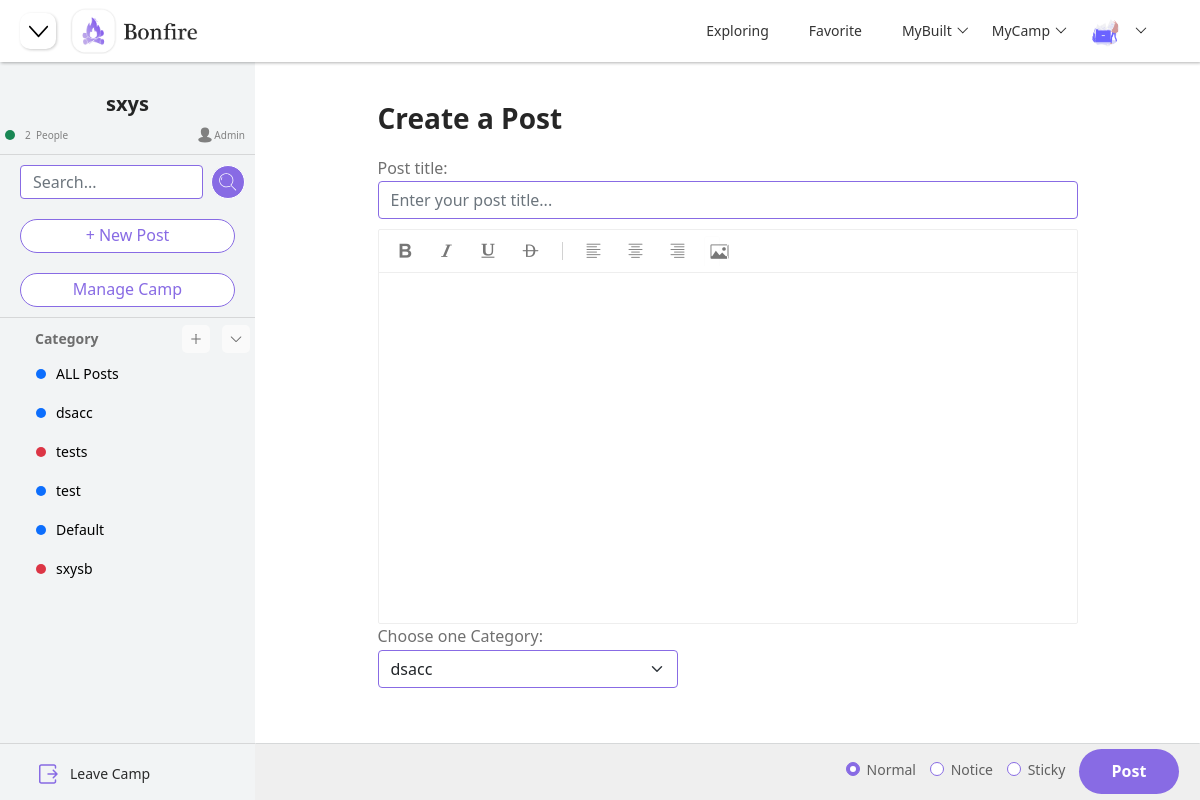
The page /camp/4/post (signed in) on the database as committed earlier.
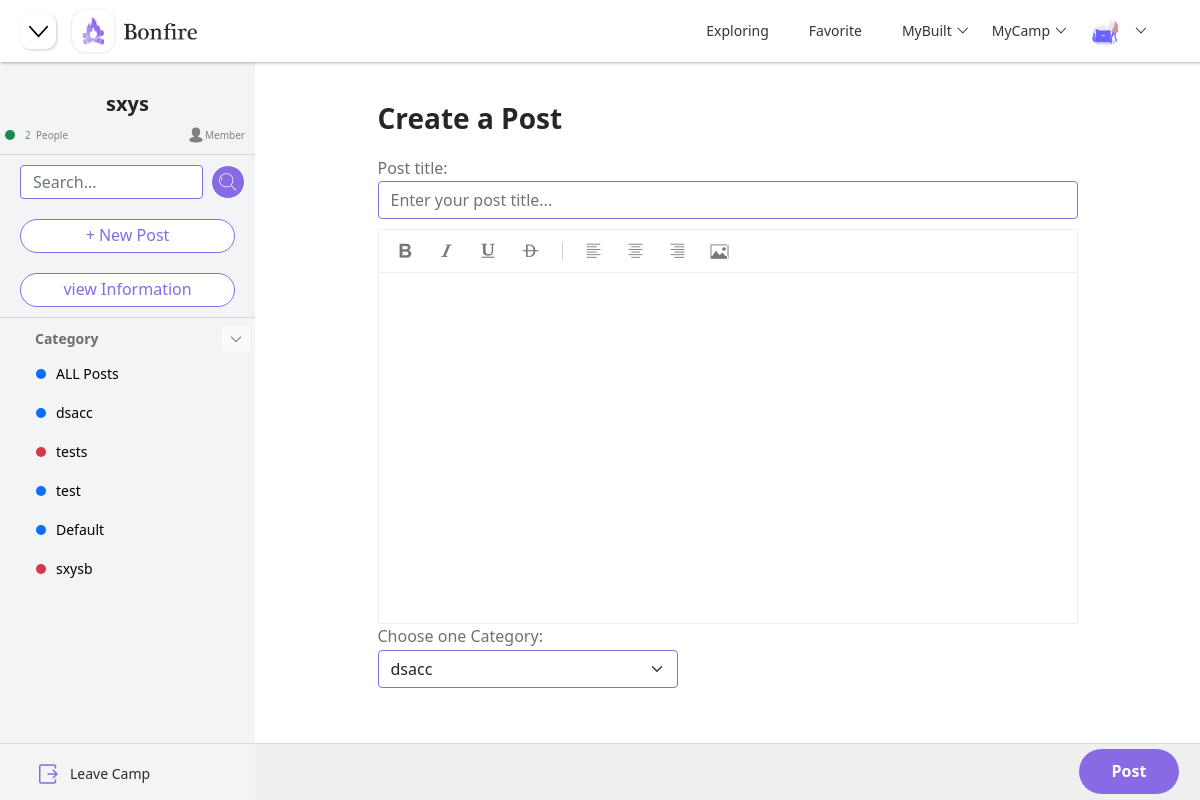
The same page on the database as committed later.
### models.py (models this page shows)
class CampUserModel(db.Model):
    __tablename__ = "camp_user"
    id = db.Column(db.Integer, primary_key=True, autoincrement=True)
    join_time = db.Column(db.DateTime, default=datetime.now)
    identity = db.Column(db.String(100), nullable=False, unique=False)
    user_id = db.Column(db.Integer, db.ForeignKey("user.id"))
    camp_id = db.Column(db.Integer, db.ForeignKey("camp.id"))
    user = db.relationship("UserModel", backref="camps")
    camp = db.relationship("CampModel", backref="users")

### blueprints/camp.py (the view)
class Posts(Resource):
    method_decorators = [login_required, check_category]
    def get(self, camp_id):
        session["camp_id"] = camp_id
        camp = CampModel.query.filter_by(id=camp_id).first()
        camp_user = CampUserModel.query.filter_by(camp_id=camp_id).all()
        users_num = len(camp_user)
        camp_dict = {"camp_id": camp.id, "camp_name": camp.name, "camp_description": camp.description,
                     "camp_background": camp.background, "users_num": users_num}
        user_id = session.get("user_id")
        if user_id:
            camp_user = CampUserModel.query.filter_by(user_id=user_id, camp_id=camp_id).first()
            if camp_user:
                identity = camp_user.identity
            else:
                identity = "visitor"
        else:
            identity = "visitor"
        categories = CategoryModel.query.filter_by(camp_id=camp_id).all()
        categories_list = []
        categories_dict = {}
        for category in categories:
            categories_dict["category_id"] = category.id
            categories_dict["category_name"] = category.name
            categories_dict["category_color"] = category.color
            categories_list.append(categories_dict)
            categories_dict = {}
        camp_builders = get_all_camp_builder()
        camp_joins = get_all_camp_join()
        return render_template("post.html", camp=camp_dict, categories=categories_list, identity=identity,
                               camp_builders=camp_builders, camp_joins=camp_joins, page_status="posts")

### app.py (called while the page is built)
@app.before_request
def before_request():
    user_id = session.get("user_id")
    if user_id:
        try:
            user = UserModel.query.get(user_id)
            g.user = user
        except:
            g.user = None

@app.context_processor
def context_processor():
    if hasattr(g, "user"):
        return {"user": g.user}
    else:
        return {}

### blueprints/camp.py (called while the page is built)
@api.representation('text/html')
def output_html(data, code, headers=None):
    if isinstance(data, str):
        resp = Response(data)
        return resp
    else:
        return Response(json.dumps(data), mimetype='application/json')

### controller.py (called while the page is built)
def get_all_camp_builder():
    user_id = session.get("user_id")
    if user_id:
        camp_user = CampUserModel.query.filter_by(user_id=user_id, identity="Builder").all()
        camps = []
        camp_dict = {}
        for camp in camp_user:
            camp_dict["camp_id"] = camp.camp_id
            camp = CampModel.query.filter_by(id=camp.camp_id).first()
            camp_dict["camp_name"] = camp.name
            camps.append(camp_dict)
            camp_dict = {}
        return camps
    else:
        return {}

### templates/post.html (shortened to what this page needs)
{% extends "components/index_navi.html" %}
{% block head %}
    <link rel="stylesheet" href="{{ url_for('static', filename='css/camp.css') }}">
    <link rel="stylesheet" href="{{ url_for('static', filename='css/post.css') }}">
{% endblock %}
{% block navi_shrink %}
    <button class="justify-content-start shrink-btn" onclick="side_post()">
    </button>
{% endblock %}
{% block body %}
    {% include "components/camp_side.html" %}
    {% include "components/post_container.html" %}
{% endblock %}

### templates/components/camp_side.html (shortened to what the changed rows need)
<div class="container-fluid" id="main-body">
    <div class="side-menu" id="side-menu">
        <div id="hide-menu">
            <div class="camp-info" id="camp-info">
                <h3 class="camp-name">
                </h3>
                <div class="people-info">
                    <div class="camp-identity">
                        <p class="info-people">{{ identity }}</p>
                    </div>
                </div>
            </div>
            <hr class="segmentation">
            <form class="d-flex" id="search-bar" method="get">
                <input class="form-control me-2 add-input" type="search" placeholder="Search..." name="todos">
                <button class="btn btn-primary" type="submit" id="search-btn">
                </button>
            </form>
            <a class="side-btn" href="/camp/{{ camp["camp_id"] }}/post">
                + New Post
            </a>
            {% if identity == "Admin" or identity == "Builder" %}
                <a class="side-btn" href="/camp/{{ camp["camp_id"] }}/manage">
                    Manage Camp
                </a>
            {% else %}
                <a class="side-btn" href="/camp/{{ camp["camp_id"] }}/manage">
                    view Information
                </a>
            {% endif %}
            <hr class="segmentation">
            <div class="side-title">
                <p id="category_list">Category</p>
                {% if identity == "Admin" or identity=="Builder" %}
                    <button type="button" class="side-title-btn" id="side-title-btn1" data-bs-toggle="modal"
                            data-bs-target="#category-add">
                    </button>
                {% endif %}
                <button style="transform: rotate(0deg)" type="button" class="btn-toggle side-title-btn"
                        id="side-title-btn2"
                        onclick="rotate()" data-bs-toggle="collapse" data-bs-target="#dashboard">
                </button>
            </div>
            <div class="collapse show" id="dashboard">
                <div class="side-list2 side-list3">
                </div>
            </div>
            <div class="side-bottom">
                <hr class="segmentation">
                <div class="dropdown">
                </div>
            </div>
        </div>
    </div>
</div>

Rows that differ between the two databases and show on the page:
changed CampUserModel: identity "Admin" → "Member"
Other text that changed with them:
form field status: "☑" → (not shown)
form field status: "☐" → (not shown)
text no longer shown: "Manage Camp Normal Notice Sticky"
text now shown: "view Information"
